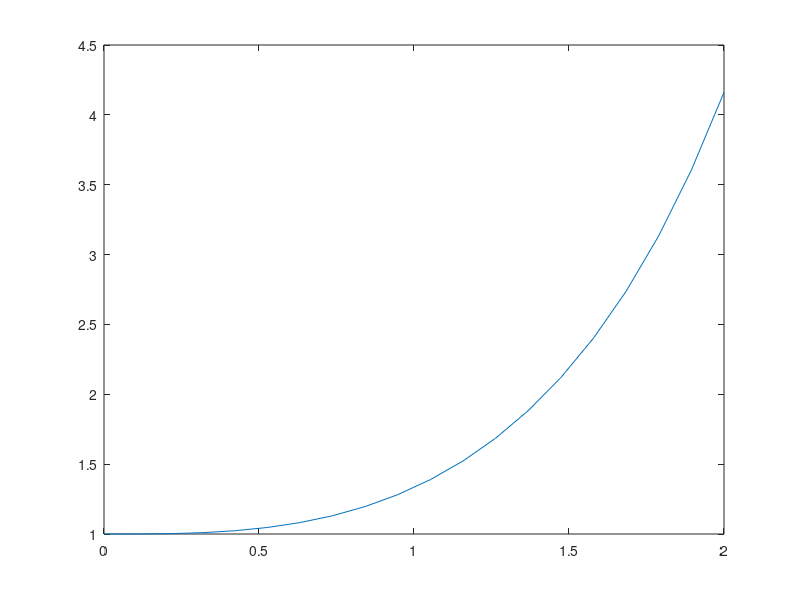

Reproduce this figure in MATLAB.
N = 20;
t = linspace(0,2,N);
dt = t(2)-t(1);
y(1) = 1;
y(2) = 1;
for j = 2:N-1
    y(j+1) = 2*y(j)-y(j-1) + dt^2*(t(j)*y(j) + sin(t(j)));
end
plot(t,y)